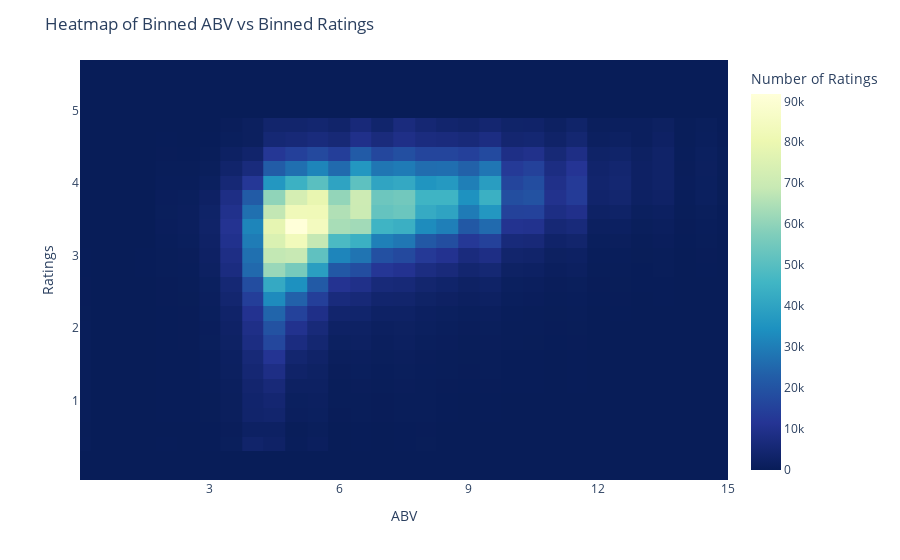

Notebook cell for this chart:
### Code cell
# Create working copy
binned_ratings_comb_df = pd.DataFrame.copy(ratings_combined_df)

# Create bins for 'abv' with a size of 0.5
binned_ratings_comb_df['abv_binned'] = pd.cut(binned_ratings_comb_df['abv'], bins=np.arange(0, binned_ratings_comb_df['abv'].max() + 0.5, 0.5))

# Create bins for 'rating' with a size of 0.2
rating_bin_size = 0.2
binned_ratings_comb_df['rating_binned'] = pd.cut(binned_ratings_comb_df['rating'], bins=np.arange(0, 6, rating_bin_size))

# Calculate the number of ratings for each combination of binned 'abv' and 'rating'
ratings_count_binned = binned_ratings_comb_df.groupby(['abv_binned', 'rating_binned']).size().reset_index(name='num_ratings')

# Convert intervals to strings for Plotly compatibility
ratings_count_binned['abv_binned'] = ratings_count_binned['abv_binned'].astype(str)
ratings_count_binned['rating_binned'] = ratings_count_binned['rating_binned'].astype(str)

# Create the heatmap with binned ABV values using Plotly
fig = px.density_heatmap(
    ratings_count_binned, 
    x='abv_binned', 
    y='rating_binned', 
    z='num_ratings', 
    color_continuous_scale="YlGnBu_r"
)

# Customize the plot layout
fig.update_layout(
    title="Heatmap of Binned ABV vs Binned Ratings",
    xaxis_title="ABV",
    yaxis_title="Ratings",
    xaxis=dict(
        tickmode='array',
        tickvals=[6, 12, 18, 24, 30],  # Custom positions for x-axis ticks
        ticktext=['3', '6', '9', '12', '15'],  # Custom labels for x-axis ticks
        range=[0, 30]  # Limit x-axis for zoom on central values
    ),
    yaxis=dict(
        tickmode='array',
        tickvals=[5, 10, 15, 20, 25],  # Custom positions for y-axis ticks
        ticktext=['1', '2', '3', '4', '5']  # Custom labels for y-axis ticks
    ),
    coloraxis_colorbar=dict(
        title="Number of Ratings" 
    )
)

fig.show()

### Figure 1 — Plotly figure (JSON) as saved in the notebook; plotly's stock layout.template omitted (floating-point values rounded to 4 significant figures; data arrays with more than 128 entries replaced by an {"elided": "..."} marker saying what was removed)
{"data": [{"coloraxis": "coloraxis", "histfunc": "sum", "hovertemplate": "abv_binned=%{x}<br>rating_binned=%{y}<br>sum of num_ratings=%{z}<extra></extra>", "name": "", "type": "histogram2d", "x": {"elided": "4234 str values"}, "xaxis": "x", "xbingroup": "x", "y": {"elided": "4234 str values"}, "yaxis": "y", "ybingroup": "y", "z": {"elided": "4234 int values"}}], "layout": {"coloraxis": {"colorbar": {"title": {"text": "Number of Ratings"}}, "colorscale": [[0, "rgb(8,29,88)"], [0.125, "rgb(37,52,148)"], [0.25, "rgb(34,94,168)"], [0.375, "rgb(29,145,192)"], [0.5, "rgb(65,182,196)"], [0.625, "rgb(127,205,187)"], [0.75, "rgb(199,233,180)"], [0.875, "rgb(237,248,177)"], [1, "rgb(255,255,217)"]]}, "legend": {"tracegroupgap": 0}, "margin": {"t": 60}, "title": {"text": "Heatmap of Binned ABV vs Binned Ratings"}, "xaxis": {"anchor": "y", "domain": [0, 1], "range": [0, 30], "tickmode": "array", "ticktext": ["3", "6", "9", "12", "15"], "tickvals": [6, 12, 18, 24, 30], "title": {"text": "ABV"}}, "yaxis": {"anchor": "x", "domain": [0, 1], "tickmode": "array", "ticktext": ["1", "2", "3", "4", "5"], "tickvals": [5, 10, 15, 20, 25], "title": {"text": "Ratings"}}}}
